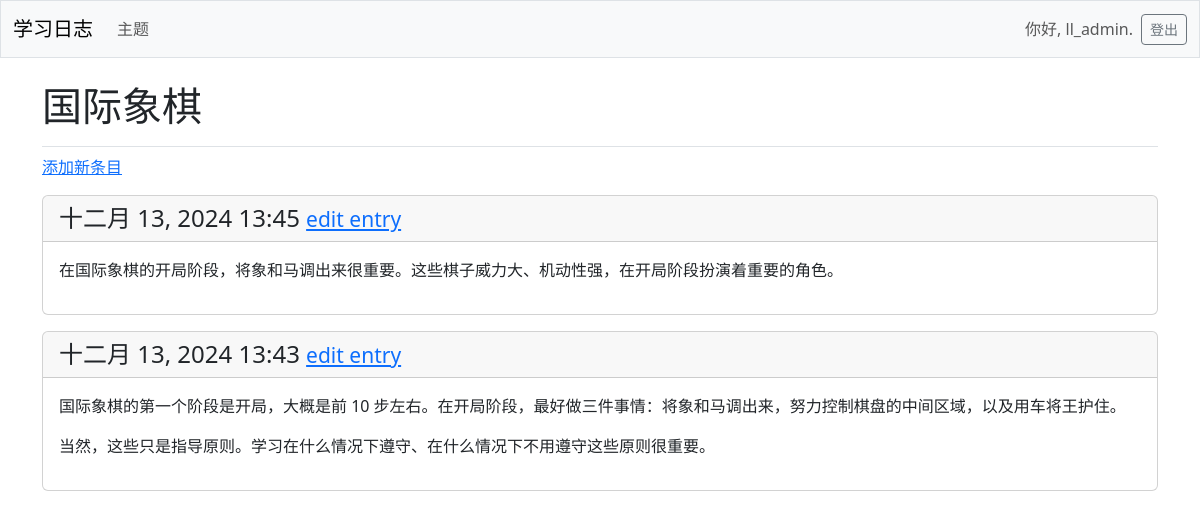
The page /topics/1/ (signed in) on the database its author committed.
### learning_logs/models.py (models this page shows, shortened)
class Topic(models.Model):
    text = models.CharField(max_length=200)
    date_added = models.DateTimeField(auto_now_add=True)
    owner = models.ForeignKey(User, on_delete=models.CASCADE)

class Entry(models.Model):
    topic = models.ForeignKey(Topic, on_delete=models.CASCADE)
    text = models.TextField()
    date_added = models.DateTimeField(auto_now_add=True)
    class Meta:
        verbose_name_plural = 'entries'

### learning_logs/views.py (the view)
# urls.py: path('topics/<int:topic_id>/', views.topic, name='topic'),
@login_required
def topic(request, topic_id):
    topic = Topic.objects.get(id=topic_id)
    if topic.owner != request.user:
        raise Http404
    entries = topic.entry_set.order_by('-date_added')
    context = {'topic': topic, 'entries': entries}
    return render(request, 'learning_logs/topic.html', context)

### learning_logs/templates/learning_logs/topic.html
{% extends 'learning_logs/base.html' %}
{% block page_header %}
  <h1>{{ topic.text }}</h1>
{% endblock page_header %}
{% block content %}
  <p>
    <a href="{% url 'learning_logs:new_entry' topic.id %}">添加新条目</a>
  </p>
  {% for entry in entries %}
    <div class="card mb-3">
      <h4 class="card-header">
        {{ entry.date_added|date:'M d, Y H:i' }}
        <small><a href="{% url 'learning_logs:edit_entry' entry.id %}">
          edit entry</a></small>
      </h4>
      <div class="card-body">{{ entry.text|linebreaks }}</div>
    </div>
  {% empty %}
    <p>该主题还没有任何条目。</p>
  {% endfor %}
{% endblock content %}

### learning_logs/templates/learning_logs/base.html (shortened to what this page needs)
<!doctype html>
<html lang="zh-CN">
<head>
    {% load django_bootstrap5 %}
    {% bootstrap_css %}
</head>
<body>
    <nav class="navbar navbar-expand-md navbar-light bg-light mb-4 border">
        <div class="container-fluid">
            <a class="navbar-brand" href="{% url 'learning_logs:index' %}">
                学习日志</a>
            <div class="collapse navbar-collapse" id="navbarCollapse">
                <ul class="navbar-nav me-auto mb-2 mb-md-0">
                    <li class="nav-item">
                        <a class="nav-link" href="{% url 'learning_logs:topics' %}">
                            主题</a></li>
                </ul>
                <ul class="navbar-nav ms-auto mb-2 mb-md-0">
                    {% if user.is_authenticated %}
                        <li class="nav-item">
                            <span class="navbar-text me-2">你好, {{ user.username }}.
                            </span></li>
                    {% endif %}
                </ul>
                {% if user.is_authenticated %}
                    <form action="{% url 'accounts:logout' %}" method='post'>
                        <button name='submit' class='btn btn-outline-secondary btn-sm'>
                            登出</button>
                    </form>
                {% endif %}
            </div>
        </div>
    </nav>
    <main class="container">
        <div class="pb-2 mb-2 border-bottom">
            {% block page_header %}{% endblock page_header %}
        </div>
        <div>
            {% block content %}{% endblock content %}
        </div>
    </main>
</body>
</html>

### rows shown on the page
Topic: text "国际象棋"
Entry: date_added "十二月 13, 2024 13:45", text "在国际象棋的开局阶段，将象和马调出来很重要。这些棋子威力大、机动性强，在开局阶段扮演着重要的角色。"
Entry: date_added "十二月 13, 2024 13:43", text "国际象棋的第一个阶段是开局，大概是前 10 步左右。在开局阶段，最好做三件事情：将象和马调出来，努力控制棋盘的中间区域，以及用车将王护住。 当然，这些只是指导原则。学习在什么情况下遵守、在什么情况下不用遵守这些原则很重要。"

### other values the page prints
{{ user.username }} "ll_admin"
